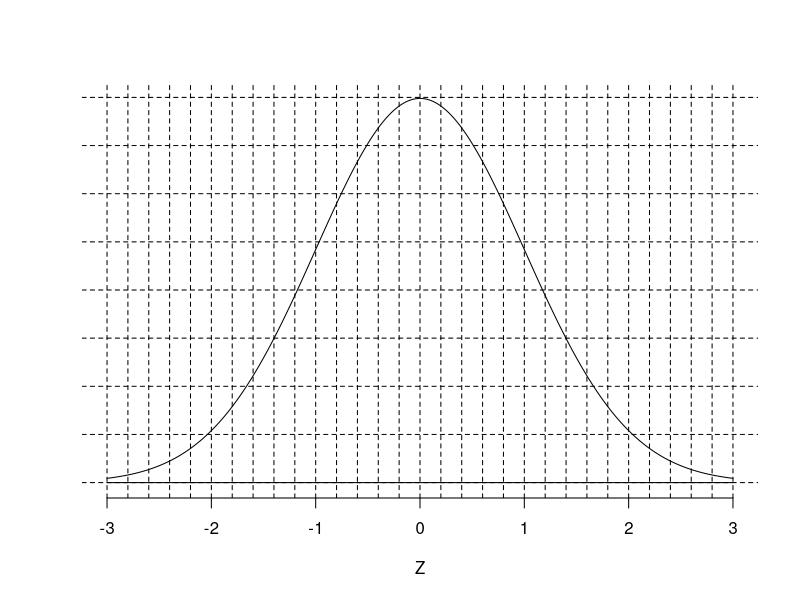
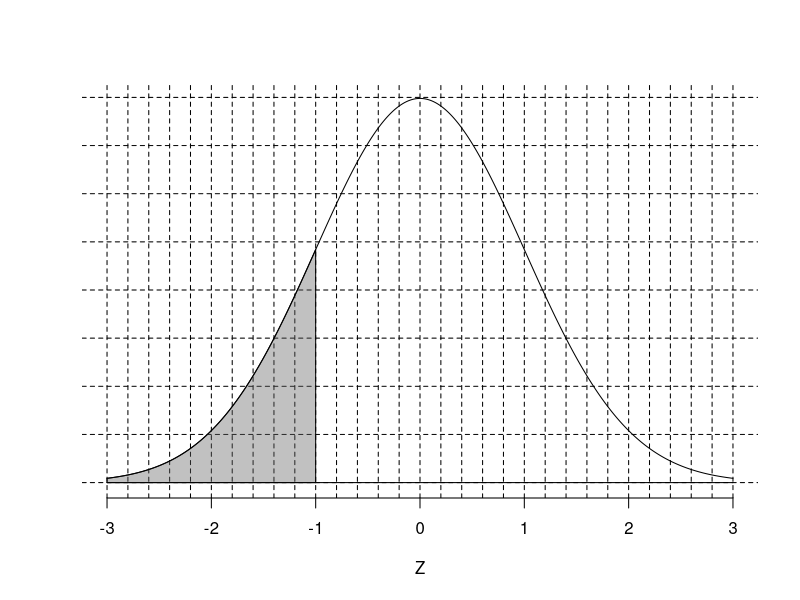

Source code (R) for these figures, in order:
## ---- chunk 1
zs = (-3*5):(3*5)/5
ys = 0:8*0.05

z = sample((-1.4*5):(1.4*5)/5,1)

p1 = round(pnorm(z),2)
p2 = round(pnorm(z),4)

## ---- chunk 2
plot(0,0,type="n",ann=F,axes=F,xlim=c(-3,3),ylim=c(0,0.4))
abline(h = ys,lty=2)
abline(v=zs,lty=2)
lines((-300:300)/100,dnorm((-300:300)/100))
axis(1,at=(-3):(3))
mtext("Z",side=1,line = 3)
lines(c(-3,3),c(0,0))
## ---- chunk 3
plot(0,0,type="n",ann=F,axes=F,xlim=c(-3,3),ylim=c(0,0.4))
abline(h = ys,lty=2)
abline(v=zs,lty=2)
xs = (-300:300)/100
dn = dnorm(xs)
lines(xs,dn)
lines(c(-3,3),c(0,0))
polygon(c(xs[xs<=z],z,-3),c(dn[xs<=z],0,0),col = rgb(0.4,0.4,0.4,0.4))
axis(1,at=(-3):(3))
mtext("Z",side=1,line = 3)
